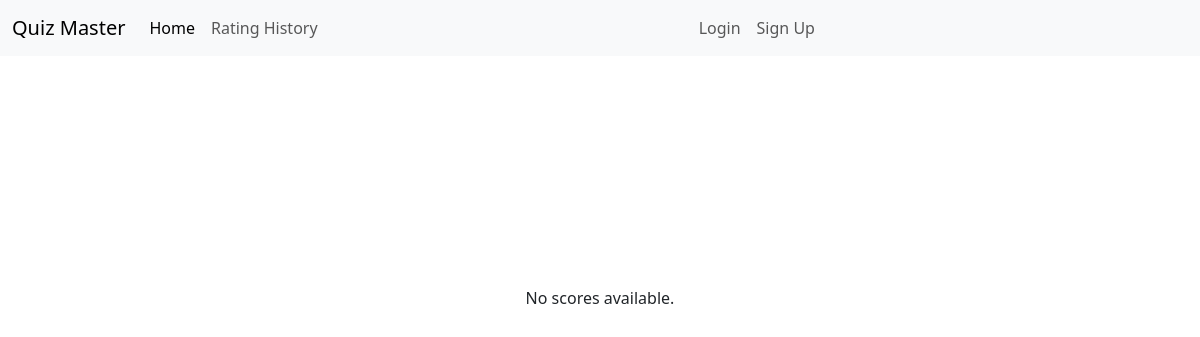
The app's page /leaderboard/, older data.
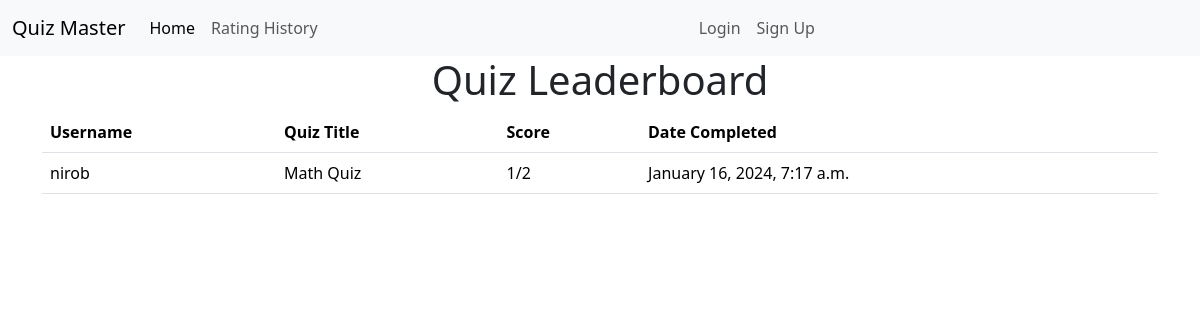
The same page, newer data.
### quizzes/models.py (models this page shows, shortened)
class UserQuizHistory(models.Model):
    user = models.ForeignKey(User, on_delete=models.CASCADE)
    quiz = models.ForeignKey(Quiz, on_delete=models.CASCADE)
    score = models.IntegerField()
    completed_at = models.DateTimeField(auto_now_add=True)

class Quiz(models.Model):
    title = models.CharField(max_length=255)
    description = models.TextField()
    category = models.ForeignKey(Category, on_delete=models.CASCADE)
    has_time_limit = models.BooleanField(default=False)

### core/views.py (the view)
# urls.py: path('leaderboard/', leaderboard, name='leaderboard'),
def leaderboard(request):
    top_scores = UserQuizHistory.objects.order_by('-score')[:10]
    context = {
        'top_scores': top_scores,
    }
    return render(request, 'leaderboard.html', context)

### core/templates/leaderboard.html
{% extends 'base.html' %}
{% block content %}
<div class="container">
    {% if top_scores %}
        <h1 class="text-center">Quiz Leaderboard</h1>
        <table class="table">
            <thead>
                <tr>
                    <th scope="col">Username</th>
                    <th scope="col">Quiz Title</th>
                    <th scope="col">Score</th>
                    <th scope="col">Date Completed</th>
                </tr>
            </thead>
            <tbody>
                {% for score in top_scores %}
                <tr>
                    <td>{{ score.user.username }}</td>
                    <td>{{ score.quiz.title }}</td>
                    <td>{{ score.score }}/{{ score.quiz.questions.count }}</td>
                    <td>{{ score.completed_at|date:"F j, Y, g:i a" }}</td>
                </tr>
                {% endfor %}
            </tbody>
        </table>
    {% else %}
        <div style="height: 500px;" class="d-flex justify-content-center align-items-center">
            <p>No scores available.</p>
        </div>
    {% endif %}
</div>
{% endblock %}

Row changes from the older to the newer data that the page shows:
added UserQuizHistory: user.username "nirob", quiz "Math Quiz", score "1", quiz.questions.count "2", completed_at "January 16, 2024, 7:17 a.m."
Text that changed along with them:
text no longer shown: "No scores available."
text now shown: "Quiz Leaderboard Username Quiz Title Score Date Completed"
